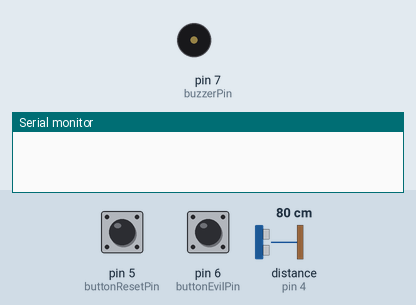
A sketch run on a simulated Arduino Uno, built with avr-gcc and run on an emulated ATmega328P. On the bench: buzzer (waves = sounding), the last lines printed to the serial monitor. Wiring (inferred from the names in the program): ultrasonic range finder: trigger pin 3; echo pin 4. The test bench sets the inputs (shaded band); at power-on: distance to the obstacle (sensor on pin 4) 80 cm, pin 5 (buttonResetPin) LOW, pin 6 (buttonEvilPin) LOW. The echo pulse lasts 58.3 µs per cm.

Above: at 1.2 s.
1.3 s: distance to the obstacle (sensor on pin 4) set to 54 cm
2.8 s: distance to the obstacle (sensor on pin 4) set to 47 cm
At 2.9 s:
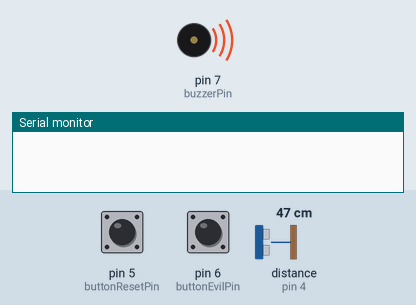
5.8 s: pin 5 (buttonResetPin) pulled HIGH for 1 s
At 6.63 s:
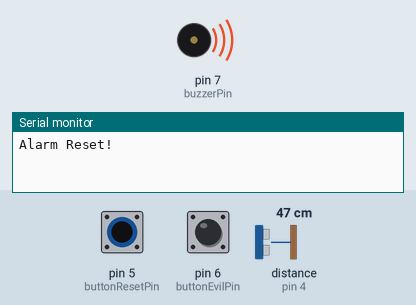
8.8 s: pin 6 (buttonEvilPin) pulled HIGH for 3.2 s
Timing chart, 0 to 14.5 s (numbered marks = the images above; inputs shaded):
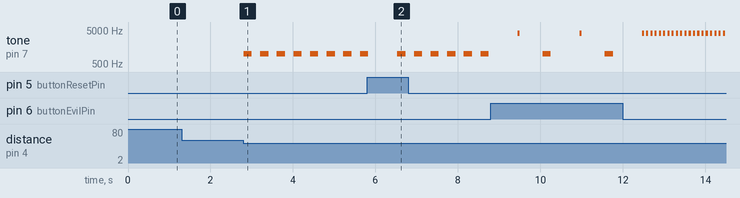

Measured:
- the behaviour switches between 51 and 50 cm on distance to the obstacle (sensor on pin 4) (found by bisection; images 0 and 1)
- after the input at 1.3 s, every drawn part: stays the same
- after the input at 2.8 s, tone on pin 7 (buzzerPin): alternates 1000 Hz for 0.20 s and silent for 0.20 s, starting at once

The sketch:

day2.ino
```cpp
#include <EEPROM.h>

const int trigPin = 3;
const int echoPin = 4;
const int buzzerPin = 7;
const int buttonResetPin = 5;
const int buttonEvilPin = 6;

long duration;
int distance;
int thresholdDistance;
bool isAlarmTriggered = false;
bool evilModeActive = false;

void setup() {
  pinMode(trigPin, OUTPUT);
  pinMode(echoPin, INPUT);
  pinMode(buzzerPin, OUTPUT);
  pinMode(buttonResetPin, INPUT);
  pinMode(buttonEvilPin, INPUT);
  Serial.begin(9600);

  thresholdDistance = EEPROM.read(0);
  if (thresholdDistance <= 0 || thresholdDistance > 100) {
    thresholdDistance = 50; // default 50cm
  }
}

void loop() {
  // Ultrasonic pulse
  digitalWrite(trigPin, LOW);
  delayMicroseconds(2);
  digitalWrite(trigPin, HIGH);
  delayMicroseconds(10);
  digitalWrite(trigPin, LOW);

  duration = pulseIn(echoPin, HIGH);
  distance = duration * 0.034 / 2;

  if (digitalRead(buttonResetPin) == HIGH) {
    isAlarmTriggered = false;
    Serial.println("Alarm Reset!");
    delay(500);
  }

  if (digitalRead(buttonEvilPin) == HIGH) {
    evilModeActive = !evilModeActive;
    Serial.println(evilModeActive ? "Evil Mode ON" : "Evil Mode OFF");
    delay(500);
  }

  if (distance > 0 && distance < thresholdDistance) {
    isAlarmTriggered = true;
  }

  if (isAlarmTriggered) {
    tone(buzzerPin, evilModeActive ? 4000 : 1000);
    delay(evilModeActive ? 50 : 200);
    noTone(buzzerPin);
    delay(evilModeActive ? 50 : 200);
  } else {
    noTone(buzzerPin);
  }
}
```
